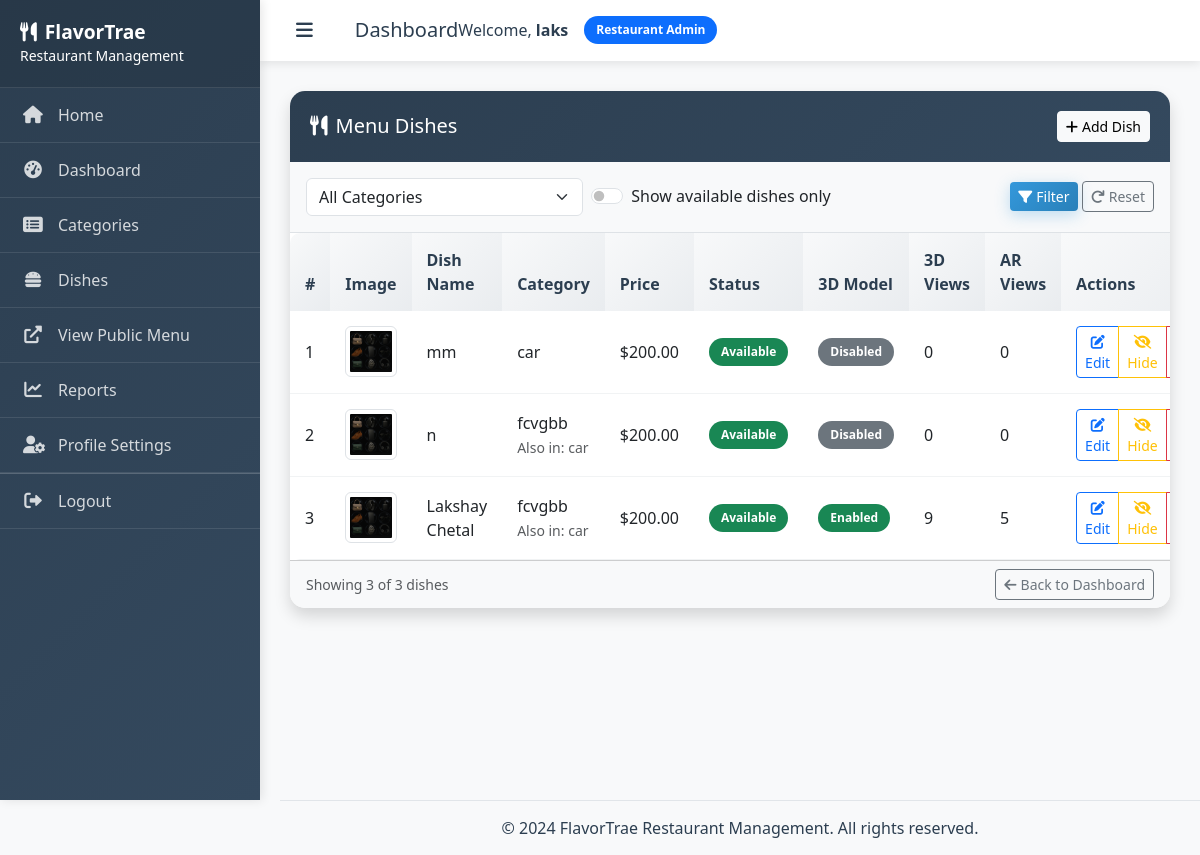
The app's page /dishes/ (signed in) with its own data.
### menu_management/models.py (models this page shows, shortened)
class CustomUser(AbstractUser):
    ROLE_CHOICES = [
        ('super_admin', 'Super Admin'),
        ('restaurant_admin', 'Restaurant Admin'),
    ]
    role = models.CharField(max_length=20, choices=ROLE_CHOICES, default='restaurant_admin')
    restaurant = models.ForeignKey('Restaurant', on_delete=models.CASCADE, null=True, blank=True)

class Dish(models.Model):
    FOOD_TYPE_CHOICES = [
        ('veg', 'Vegetarian'),
        ('non_veg', 'Non-Vegetarian'),
    ]
    name = models.CharField(max_length=200)
    description = models.TextField()
    price = models.DecimalField(max_digits=10, decimal_places=2)
    image = models.ImageField(upload_to='dishes/', blank=True, null=True)
    serves = models.CharField(max_length=50, help_text="e.g., 'Serves 1', 'Serves 2-3'")
    categories = models.ManyToManyField(Category, related_name='dishes')
    category = models.ForeignKey(Category, on_delete=models.CASCADE, related_name='primary_dishes')
    is_available = models.BooleanField(default=True)
    is_vegetarian = models.CharField(max_length=10, choices=FOOD_TYPE_CHOICES, default='non_veg')
    has_3d_model = models.BooleanField(default=False)
    glb_file = models.FileField(upload_to='dishes/3d_models/glb/', blank=True, null=True,
                              help_text="Upload GLB file for 3D model (for web viewing)")
    usdz_file = models.FileField(upload_to='dishes/3d_models/usdz/', blank=True, null=True,
                               help_text="Upload USDZ file for 3D model (for iOS AR viewing)")
    model_3d_views = models.PositiveIntegerField(default=0, verbose_name="3D Model Views")
    ar_views = models.PositiveIntegerField(default=0, verbose_name="AR Views")
    created_at = models.DateTimeField(auto_now_add=True)
    updated_at = models.DateTimeField(auto_now=True)

class Category(models.Model):
    name = models.CharField(max_length=100)
    restaurant = models.ForeignKey(Restaurant, on_delete=models.CASCADE, related_name='categories')
    order = models.IntegerField(default=0)
    created_at = models.DateTimeField(auto_now_add=True)
    class Meta:
        ordering = ['order', 'name']
        verbose_name_plural = "Categories"

### menu_management/views.py (the view)
# urls.py: path('dishes/', views.dish_list, name='dish_list'),
@restaurant_admin_required
def dish_list(request):
    if not request.user.restaurant:
        messages.error(request, "Your account is not associated with any restaurant.")
        return redirect('home')
    restaurant = request.user.restaurant
    dishes = Dish.objects.filter(category__restaurant=restaurant).select_related('category')
    category_id = request.GET.get('category')
    if category_id:
        dishes = dishes.filter(category_id=category_id)
    paginator = Paginator(dishes, 10)  # Show 10 dishes per page
    page_number = request.GET.get('page')
    page_obj = paginator.get_page(page_number)
    categories = Category.objects.filter(restaurant=restaurant)
    return render(request, 'menu_management/dish_list.html', {
        'page_obj': page_obj,
        'categories': categories,
        'selected_category': category_id,
        'restaurant': restaurant
    })

### templates/menu_management/dish_list.html (shortened to what this page needs)
{% extends 'base.html' %}
{% block main_content %}
<div class="row">
    <div class="col-md-12">
        <div class="card shadow">
            <div class="card-header bg-primary text-white d-flex justify-content-between align-items-center">
                <h5 class="mb-0">
                    <i class="fas fa-utensils me-2"></i>Menu Dishes
                </h5>
                <a href="{% url 'add_dish' %}" class="btn btn-light btn-sm">
                    <i class="fas fa-plus me-1"></i>Add Dish
                </a>
            </div>
            <div class="card-body p-0">
                <div class="p-3 bg-light border-bottom">
                    <form method="get" class="row g-2 align-items-center">
                        <div class="col-md-4">
                            <select name="category" id="category" class="form-select">
                                <option value="">All Categories</option>
                            </select>
                        </div>
                        <div class="col-md-4">
                            <div class="form-check form-switch">
                                <input class="form-check-input" type="checkbox" id="available_only" name="available_only" {% if available_only %}checked{% endif %}>
                                <label class="form-check-label" for="available_only">Show available dishes only</label>
                            </div>
                        </div>
                        <div class="col-md-4 text-end">
                            <button type="submit" class="btn btn-primary btn-sm">
                                <i class="fas fa-filter me-1"></i>Filter
                            </button>
                            <a href="{% url 'dish_list' %}" class="btn btn-outline-secondary btn-sm">
                                <i class="fas fa-redo me-1"></i>Reset
                            </a>
                        </div>
                    </form>
                </div>
                {% if page_obj.object_list %}
                <div class="table-responsive">
                    <table class="table table-hover mb-0">
                        <thead class="table-light">
                            <tr>
                                <th scope="col" width="5%">#</th>
                                <th scope="col" width="10%">Image</th>
                                <th scope="col" width="15%">Dish Name</th>
                                <th scope="col" width="10%">Category</th>
                                <th scope="col" width="8%">Price</th>
                                <th scope="col" width="8%">Status</th>
                                <th scope="col" width="8%">3D Model</th>
                                <th scope="col" width="8%">3D Views</th>
                                <th scope="col" width="8%">AR Views</th>
                                <th scope="col" width="20%">Actions</th>
                            </tr>
                        </thead>
                        <tbody>
                            {% for dish in page_obj %}
                            <tr>
                                <td>{{ forloop.counter }}</td>
                                <td>
                                    {% if dish.image %}
                                    <img src="{{ dish.image.url }}" alt="{{ dish.name }}" class="img-thumbnail" style="max-height: 60px;">
                                    {% else %}
                                    <div class="text-center text-muted">
                                        <i class="fas fa-image"></i> No image
                                    </div>
                                    {% endif %}
                                </td>
                                <td>{{ dish.name }}</td>
                                <td>
                                    {{ dish.category.name }}
                                    {% if dish.categories.all|length > 1 %}
                                        <br>
                                        <small class="text-muted">
                                            Also in:
                                            {% for cat in dish.categories.all %}
                                                {% if cat != dish.category %}
                                                    {{ cat.name }}{% if not forloop.last %}, {% endif %}
                                                {% endif %}
                                            {% endfor %}
                                        </small>
                                    {% endif %}
                                </td>
                                <td>${{ dish.price }}</td>
                                <td>
                                    {% if dish.is_available %}
                                    <span class="badge bg-success">Available</span>
                                    {% else %}
                                    <span class="badge bg-danger">Unavailable</span>
                                    {% endif %}
                                </td>
                                <td>
                                    {% if dish.has_3d_model %}
                                    <span class="badge bg-success">Enabled</span>
                                    {% else %}
                                    <span class="badge bg-secondary">Disabled</span>
                                    {% endif %}
                                </td>
                                <td>{{ dish.model_3d_views }}</td>
                                <td>{{ dish.ar_views }}</td>
                                <td>
                                    <div class="btn-group" role="group">
                                        <a href="{% url 'edit_dish' dish.id %}" class="btn btn-sm btn-outline-primary">
                                            <i class="fas fa-edit"></i> Edit
                                        </a>
                                        <a href="{% url 'toggle_dish_availability' dish.id %}" class="btn btn-sm {% if dish.is_available %}btn-outline-warning{% else %}btn-outline-success{% endif %}">
                                            <i class="fas {% if dish.is_available %}fa-eye-slash{% else %}fa-eye{% endif %}"></i>
                                            {% if dish.is_available %}Hide{% else %}Show{% endif %}
                                        </a>
                                        <a href="{% url 'delete_dish' dish.id %}" class="btn btn-sm btn-outline-danger">
                                        </a>
                                    </div>
                                </td>
                            </tr>
                            {% endfor %}
                        </tbody>
                    </table>
                </div>
                {% endif %}
            </div>
            {% if page_obj.object_list %}
            <div class="card-footer bg-light">
                <div class="d-flex justify-content-between align-items-center">
                    <small class="text-muted">Showing {{ page_obj.object_list|length }} of {{ page_obj.paginator.count }} dishes</small>
                    <a href="{% url 'restaurant_admin_dashboard' %}" class="btn btn-sm btn-outline-secondary">
                        <i class="fas fa-arrow-left me-1"></i>Back to Dashboard
                    </a>
                </div>
            </div>
            {% endif %}
        </div>
    </div>
</div>
{% endblock %}

### templates/base.html (shortened to what this page needs)
<!DOCTYPE html>
<html lang="en">
<head>
    <link href="https://cdn.jsdelivr.net/npm/bootstrap@5.3.0-alpha1/dist/css/bootstrap.min.css" rel="stylesheet">
    <link rel="stylesheet" href="https://cdnjs.cloudflare.com/ajax/libs/font-awesome/6.0.0/css/all.min.css">
</head>
<body>
    {% if user.is_authenticated %}
        <nav class="sidebar" id="sidebar">
            <div class="sidebar-header">
                <h4><i class="fas fa-utensils me-2"></i>FlavorTrae</h4>
                <small>Restaurant Management</small>
            </div>
            <ul class="sidebar-menu">
                <li>
                    <a href="{% url 'home' %}">
                        <i class="fas fa-home"></i>
                        <span>Home</span>
                    </a>
                </li>
                {% if user.role == 'super_admin' %}
                    <li>
                        <a href="{% url 'super_admin_dashboard' %}">
                            <i class="fas fa-tachometer-alt"></i>
                            <span>Dashboard</span>
                        </a>
                    </li>
                    <li>
                        <a href="{% url 'add_restaurant' %}">
                            <i class="fas fa-plus-circle"></i>
                            <span>Add Restaurant</span>
                        </a>
                    </li>
                    <li>
                        <a href="#">
                            <i class="fas fa-chart-bar"></i>
                            <span>Analytics</span>
                        </a>
                    </li>
                    <li>
                        <a href="#">
                            <i class="fas fa-cogs"></i>
                            <span>Settings</span>
                        </a>
                    </li>
                {% elif user.role == 'restaurant_admin' %}
                    <li>
                        <a href="{% url 'restaurant_admin_dashboard' %}">
                            <i class="fas fa-tachometer-alt"></i>
                            <span>Dashboard</span>
                        </a>
                    </li>
                    <li>
                        <a href="{% url 'category_list' %}">
                            <i class="fas fa-list-alt"></i>
                            <span>Categories</span>
                        </a>
                    </li>
                    <li>
                        <a href="{% url 'dish_list' %}">
                            <i class="fas fa-hamburger"></i>
                            <span>Dishes</span>
                        </a>
                    </li>
                    {% if user.restaurant %}
                        <li>
                            <a href="{% url 'public_menu' user.restaurant.public_slug %}" target="_blank">
                                <i class="fas fa-external-link-alt"></i>
                                <span>View Public Menu</span>
                            </a>
                        </li>
                    {% endif %}
                    <li>
                        <a href="#">
                            <i class="fas fa-chart-line"></i>
                            <span>Reports</span>
                        </a>
                    </li>
                    <li>
                        <a href="#">
                            <i class="fas fa-user-cog"></i>
                            <span>Profile Settings</span>
                        </a>
                    </li>
                {% endif %}
                <li style="margin-top: auto; border-top: 1px solid rgba(255,255,255,0.2);">
                    <a href="{% url 'logout' %}">
                        <i class="fas fa-sign-out-alt"></i>
                        <span>Logout</span>
                    </a>
                </li>
            </ul>
        </nav>
        <div class="main-content" id="main-content">
            <div class="top-navbar">
                <div class="d-flex align-items-center">
                    <button class="sidebar-toggle" onclick="toggleSidebar()">
                        <i class="fas fa-bars"></i>
                    </button>
                    <h5 class="mb-0 ms-3">{% block page_title %}Dashboard{% endblock %}</h5>
                </div>
                <div class="d-flex align-items-center">
                    <span class="me-3">Welcome, <strong>{{ user.username }}</strong></span>
                    <span class="badge bg-primary">{{ user.get_role_display }}</span>
                </div>
            </div>
            <div class="content-wrapper">
                {% block main_content %}{% endblock %}
            </div>
        </div>
    {% endif %}
    {% if user.is_authenticated %}
        <footer class="footer" style="margin-left: 280px; background: var(--bg-color); border-top: 1px solid #e1e5e9; padding: 15px 30px; text-align: center; color: var(--text-muted);">
            <span>&copy; 2024 FlavorTrae Restaurant Management. All rights reserved.</span>
        </footer>
    {% else %}
        <footer class="footer mt-auto py-3" style="background: var(--bg-color); border-top: 1px solid #e1e5e9;">
            <div class="container">
                <span class="text-muted">&copy; 2024 FlavorTrae Restaurant Management. All rights reserved.</span>
            </div>
        </footer>
    {% endif %}
</body>
</html>

### records on screen
CustomUser: username "laks", role "Restaurant Admin"
Dish: image (picture), name "mm", category.name "car", price "200.00", is_available "Available", has_3d_model "Disabled", model_3d_views "0", ar_views "0"
Dish: image (picture), name "n", category.name "fcvgbb", price "200.00", is_available "Available", has_3d_model "Disabled", model_3d_views "0", ar_views "0"
Category: name "car"
Dish: image (picture), name "Lakshay Chetal", category.name "fcvgbb", price "200.00", is_available "Available", has_3d_model "Enabled", model_3d_views "9", ar_views "5"

### other values on screen
{{ page_obj.object_list|length }} "3"
{{ page_obj.paginator.count }} "3"
